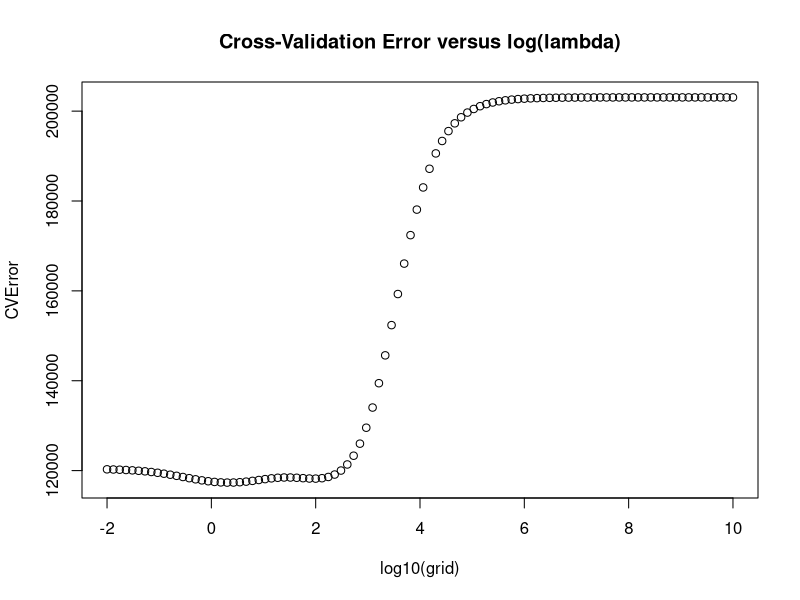

Write the R code that produced this figure.
standardize = function (X) 
{
   N = nrow(X)
   D = ncol(X)
   NX = X 
   for (i in 1:D) {
      mXi = mean(X[,i])
      sXi = sd(X[,i])
      if (sXi != 0) {
         NX[,i]=(X[,i] - mXi)/sXi
      }
      #else keep the column unchanged. all 1s case.
   }   
   return(NX)
}

MSE = function(yp, ya) 
{
   N = nrow(yp)
   S = sum( (ya - yp)^2 )
   mse = S/N 
   return(mse)
}

ridge = function(X, Y, lambda)
{
   B = solve(t(X) %*% X + lambda * diag(nrow(t(X) %*% X))) %*% t(X) %*% Y
   return(B)
}

# Q 2.1
computeRidgeCoefficeints = function( grid, X, Y )
{
   n = length(grid)
   B = ridge(X, Y, grid[1])
   M = cbind(B)
   for (i in 2:n) {
      lambda = grid[i]
      B = ridge(X, Y, lambda)
      M = cbind(M, B)
   }
   return(M)
}

df = read.csv("hitters.csv", header=TRUE, stringsAsFactors=FALSE)
x = df[, c(-1, -20)]
y = df[ , 20]
X = as.matrix(x)
X = standardize(X)
Y = as.matrix(y)
# center Y
ym = mean(Y)
Y = Y - ym

n = nrow(X)
I = rep(1, n)
X = cbind(I, X)
m = ncol(X)

grid = 10^seq(10, -2, length=100)
M = computeRidgeCoefficeints ( grid, X, Y )

# Q 2.2
set.seed(1)
#set up the k=10 folds
folds = sample(1:10, n, replace=TRUE)
CVError = rep (0, 100)
#outer loop: for each value of lambda, calculate cross validation error.
for (i in 1:100) {
   mspe = rep(0, 10)
   #inner loop: implements the k-fold cross validation
   for (j in 1:10) {
      #pick jth fold as validation set
      Xvalidation = X[which(folds==j), ]
      #pick rest as training set
      Xtraining = X[-(which(folds==j)), ]
      Ytraining = as.matrix(Y[-(which(folds==j)), ])
      #find the ridge coef for training set
      B = ridge(Xtraining, Ytraining, grid[i])
      #apply these coef on validation set and predict salary.
      Yp = Xvalidation %*% B
      Ya = as.matrix(Y[which(folds==j)])
      #find mspe for this fold
      mspe[j] =  MSE ( Yp, Ya )
   }
   #average of k=10  mspe is the Test error for ith lambda
   CVError[i] = (1/10)*sum(mspe)
}
#we plot CVErro versus log of lambda (instead of lambda, as plot looks like upside down L)
plot(log10(grid), CVError, main="Cross-Validation Error versus log(lambda)")

# Q 2.3
selectedLambda = grid[which.min(CVError)]
selectedB = ridge(X, Y, selectedLambda)
message("Report Ridge model for selected lamda ", selectedLambda)
print(selectedB)
